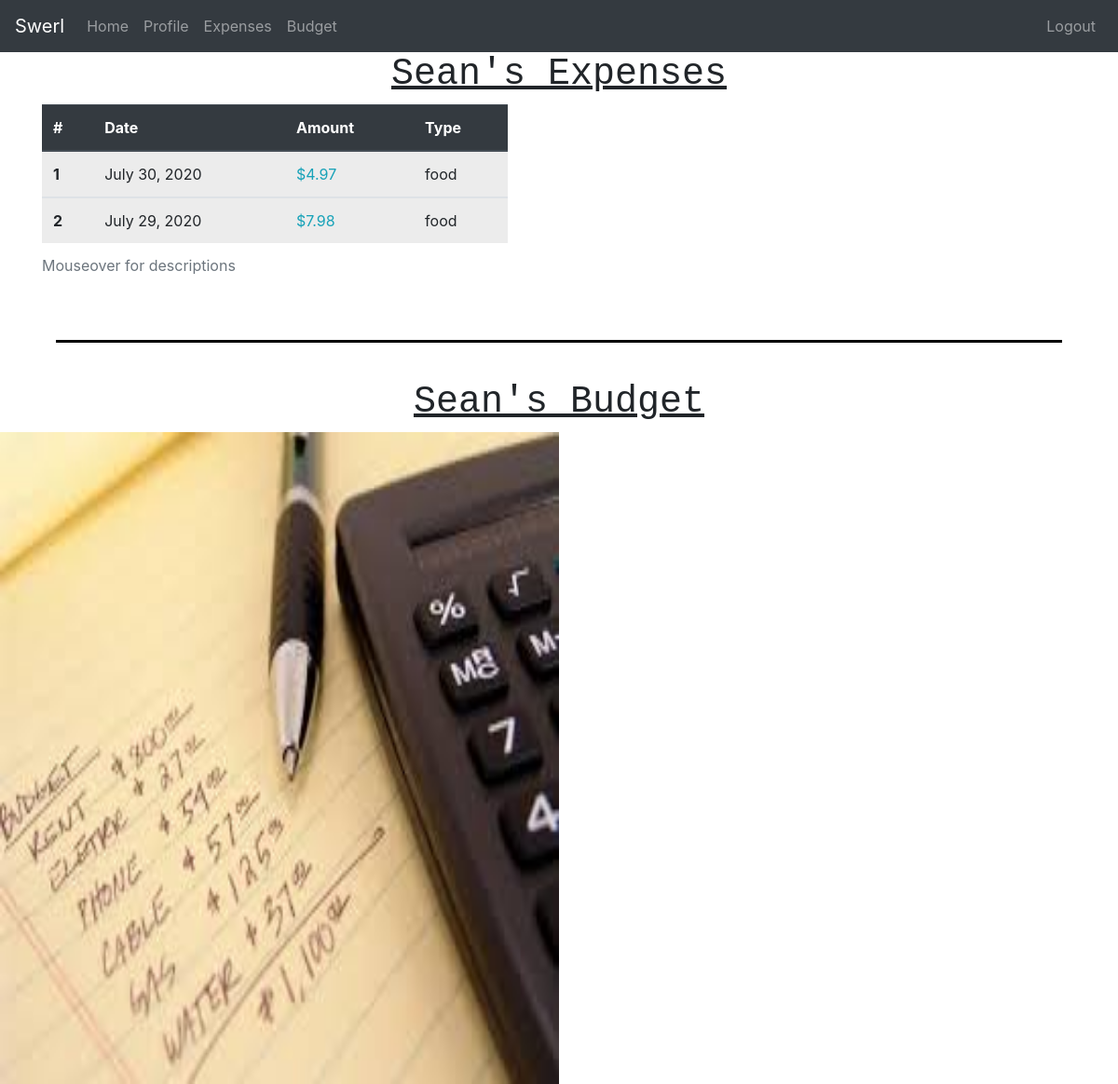
Page /expenses/ (signed in) on the earlier database version.
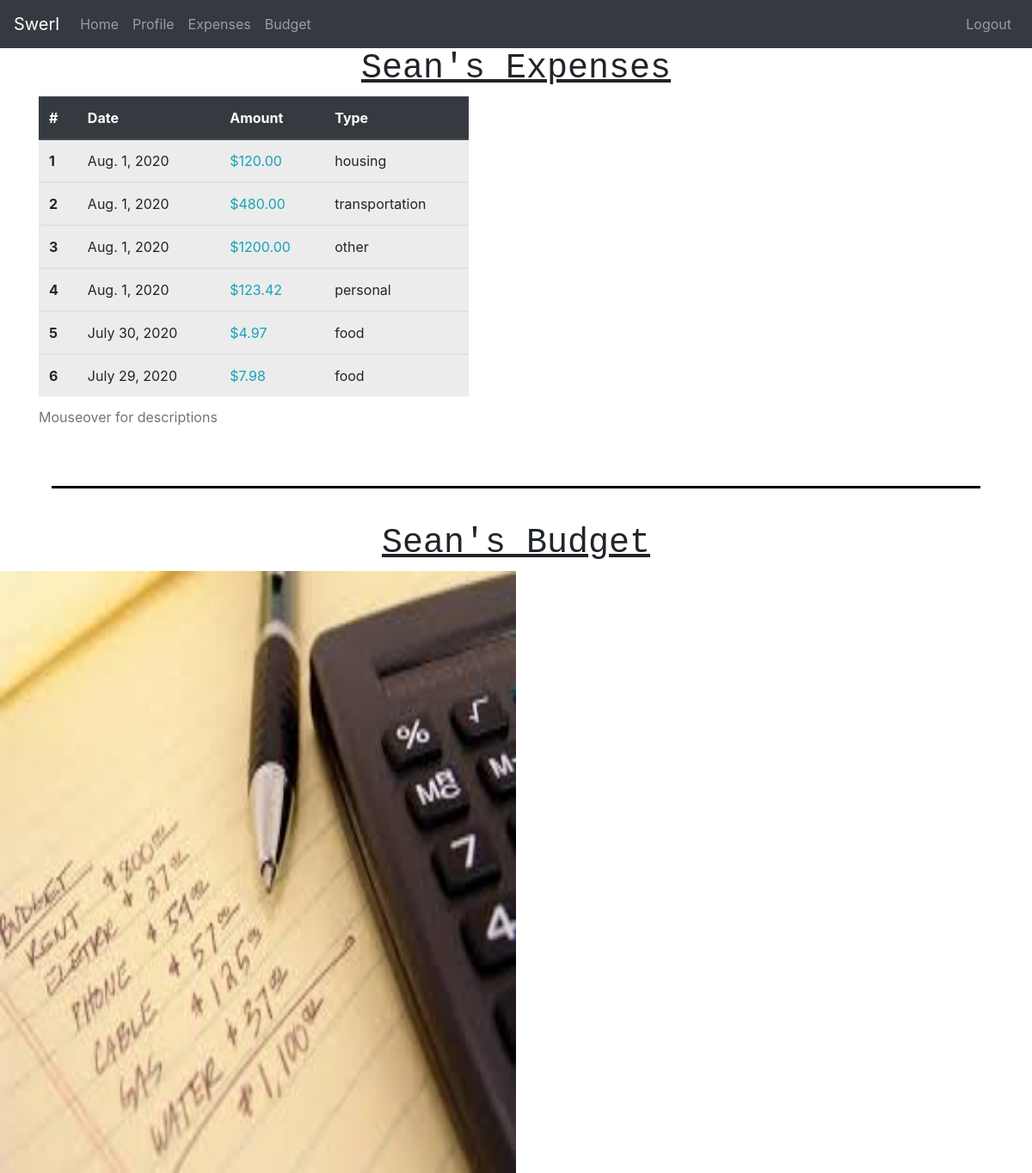
Same page on the later database version.
### expenses/models.py (models this page shows)
class Expense(models.Model):
    amount = models.DecimalField(max_digits=11, decimal_places=2)
    expense_date = models.DateField(default=datetime.now, blank=True)
    description = models.CharField(max_length=100, blank=True)
    expense_type = models.CharField(max_length=100)
    author = models.ForeignKey(settings.AUTH_USER_MODEL, on_delete=models.CASCADE)

### expenses/views.py (the view)
# urls.py: path("expenses/", expenses_page, name="expenses_page"),
def expenses_page(request):
    author_id = request.user.id
    user_expenses = Expense.objects.filter(author=author_id).order_by("-expense_date")
    user_name = request.user.username
    context = {
        "user_expenses": user_expenses,
        "user_name": user_name,
    }
    return render(request, "expenses/expenses.html", context)

### budget/templates/expenses/expenses.html (shortened to what this page needs)
{% extends "base.html" %}
{% block content %}
<h1 class="text-center" style="font-family: courier;"><ins>{{ user_name }}'s Expenses</ins></h1>
<div class="container">
    <div class="overflow-auto" style="max-width: 500px; max-height: 550px;">
        <table class="table table-hover table-active">
            <caption>Mouseover for descriptions</caption>
            <thead class="thead-dark">
            <tr>
                <th scope="col">#</th>
                <th scope="col">Date</th>
                <th scope="col">Amount</th>
                <th scope="col">Type</th>
            </tr>
            </thead>
            {% for user_expense in user_expenses %}
            <tbody>
                <tr data-toggle="tooltip" title="{{ user_expense.description }}">
                    <th scope="row">{{ forloop.counter }}</th>
                    <td>{{ user_expense.expense_date }}</td>
                    <td class="text-info">${{ user_expense.amount }}</td>
                    <td>{{ user_expense.expense_type }}</td>
                </tr>
            </tbody>
            {% endfor %}
        </table>
    </div>
</div>
<br>
<hr style="height:2px;color:black;background-color:black;width:90%">
<br>
<div id="budget">
    <h1 class="text-center" style="font-family: courier;"><ins>{{ user_name }}'s Budget</ins></h1>
    <div>
        <img
             alt="This is a borrowed budget picture to fill temporary space"
             style="width:600px;height:700px">
    </div>
</div>
{% endblock content %}

### budget/templates/base.html (shortened to what this page needs)
<!DOCTYPE html>
<html lang="en">
<head>
    <link rel="stylesheet"
          href="https://stackpath.bootstrapcdn.com/bootstrap/4.5.0/css/bootstrap.min.css"
    >
</head>
<body>
    {% include "partials/_navbar.html" %}
    {% block content %}{% endblock content %}
</body>
</html>

### budget/templates/partials/_navbar.html (shortened to what this page needs)
<nav class="navbar navbar-expand-lg navbar-dark bg-dark">
    <a class="navbar-brand" href="/">Swerl</a>
    <div class="collapse navbar-collapse" id="navbarNav">
        <ul class="navbar-nav mr-auto">
            <li class="nav-item"><a class="nav-link" href="/">Home</a></li>
            <li class="nav-item"><a class="nav-link" href="/profile">Profile</a></li>
            <li class="nav-item"><a class="nav-link" href="/expenses">Expenses</a></li>
            <li class="nav-item"><a class="nav-link" href="/expenses#budget">Budget</a></li>
        </ul>
        <ul class="navbar-nav ml-auto">
            {% if user.is_authenticated %}
                <li class="nav-item">
                    <a class="nav-link" href="/logout">Logout</a>
                </li>
            {% endif %}
        </ul>
    </div>
</nav>

Differences in the rows shown:
added Expense: expense_date "Aug. 1, 2020", amount "120.00", expense_type "housing"
added Expense: expense_date "Aug. 1, 2020", amount "480.00", expense_type "transportation"
added Expense: expense_date "Aug. 1, 2020", amount "1200.00", expense_type "other"
added Expense: expense_date "Aug. 1, 2020", amount "123.42", expense_type "personal"
